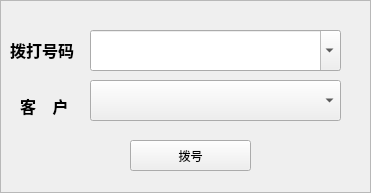
<?xml version="1.0" encoding="UTF-8"?>
<ui version="4.0">
 <class>FrameDial</class>
 <widget class="QFrame" name="FrameDial">
  <property name="windowModality">
   <enum>Qt::NonModal</enum>
  </property>
  <property name="geometry">
   <rect>
    <x>0</x>
    <y>0</y>
    <width>371</width>
    <height>193</height>
   </rect>
  </property>
  <property name="windowTitle">
   <string>拨号</string>
  </property>
  <property name="frameShape">
   <enum>QFrame::StyledPanel</enum>
  </property>
  <property name="frameShadow">
   <enum>QFrame::Raised</enum>
  </property>
  <widget class="QLabel" name="label_6">
   <property name="geometry">
    <rect>
     <x>20</x>
     <y>96</y>
     <width>70</width>
     <height>20</height>
    </rect>
   </property>
   <property name="font">
    <font>
     <family>Arial Black</family>
     <pointsize>12</pointsize>
     <weight>75</weight>
     <bold>true</bold>
    </font>
   </property>
   <property name="layoutDirection">
    <enum>Qt::RightToLeft</enum>
   </property>
   <property name="text">
    <string>客    户</string>
   </property>
  </widget>
  <widget class="QLabel" name="label_7">
   <property name="geometry">
    <rect>
     <x>10</x>
     <y>40</y>
     <width>70</width>
     <height>20</height>
    </rect>
   </property>
   <property name="font">
    <font>
     <family>Arial Black</family>
     <pointsize>12</pointsize>
     <weight>75</weight>
     <bold>true</bold>
    </font>
   </property>
   <property name="layoutDirection">
    <enum>Qt::RightToLeft</enum>
   </property>
   <property name="text">
    <string>拨打号码</string>
   </property>
  </widget>
  <widget class="QPushButton" name="btnDial">
   <property name="geometry">
    <rect>
     <x>130</x>
     <y>140</y>
     <width>121</width>
     <height>31</height>
    </rect>
   </property>
   <property name="text">
    <string>拨号</string>
   </property>
  </widget>
  <widget class="QComboBox" name="cbxClients">
   <property name="geometry">
    <rect>
     <x>90</x>
     <y>80</y>
     <width>251</width>
     <height>41</height>
    </rect>
   </property>
   <property name="font">
    <font>
     <family>Arial Black</family>
     <pointsize>16</pointsize>
     <weight>75</weight>
     <bold>true</bold>
    </font>
   </property>
   <property name="editable">
    <bool>false</bool>
   </property>
   <property name="frame">
    <bool>true</bool>
   </property>
  </widget>
  <widget class="QComboBox" name="cbxPhoneNum">
   <property name="geometry">
    <rect>
     <x>90</x>
     <y>30</y>
     <width>251</width>
     <height>41</height>
    </rect>
   </property>
   <property name="font">
    <font>
     <family>Arial Black</family>
     <pointsize>16</pointsize>
     <weight>75</weight>
     <bold>true</bold>
    </font>
   </property>
   <property name="inputMethodHints">
    <set>Qt::ImhDigitsOnly|Qt::ImhPreferNumbers</set>
   </property>
   <property name="editable">
    <bool>true</bool>
   </property>
   <property name="frame">
    <bool>true</bool>
   </property>
  </widget>
 </widget>
 <resources/>
 <connections/>
</ui>
